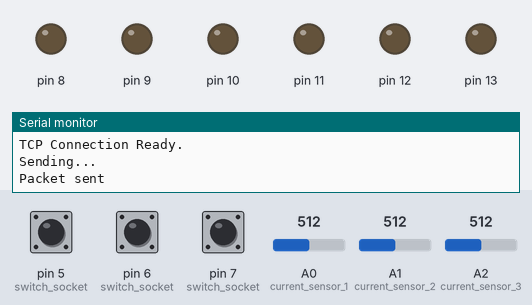
Recording of a sketch running on a simulated Arduino Uno, built with avr-gcc and run on an emulated ATmega328P. Parts: output pins drawn as LEDs (lit = HIGH), the last lines printed to the serial monitor. The test bench sets the inputs (shaded band); at power-on: pin 5 (switch_socket) LOW, pin 6 (switch_socket) LOW, pin 7 (switch_socket) LOW, A0 (current_sensor_1) = 512, A1 (current_sensor_2) = 512, A2 (current_sensor_3) = 512. The modem accepts every AT command (registered, SIM ready, sends succeed) and sends nothing else.

Above: at 1.2 s.
1.3 s: pin 5 (switch_socket) pulled HIGH for 3.2 s
At 5.4 s:
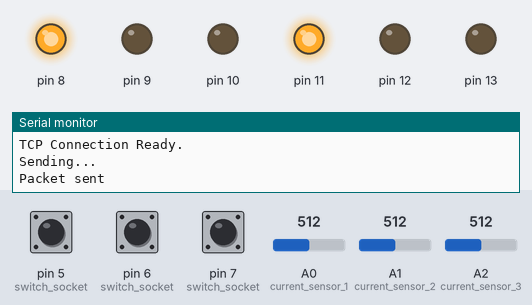
6.0 s: pin 6 (switch_socket) pulled HIGH for 3.2 s
At 10.3 s:
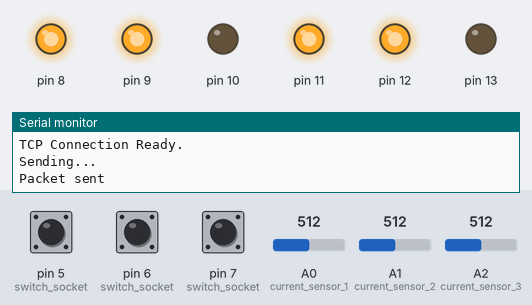
10.8 s: pin 7 (switch_socket) pulled HIGH for 3.2 s
At 15.1 s:
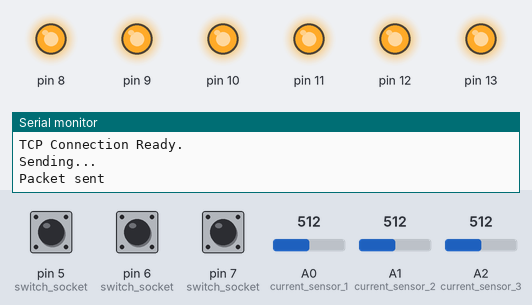
15.6 s: pin 5 (switch_socket) pulled HIGH for 3.2 s
At 19.9 s:
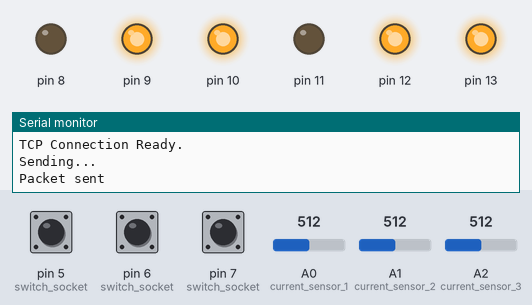
20.3 s: pin 6 (switch_socket) pulled HIGH for 3.2 s
At 24.8 s:
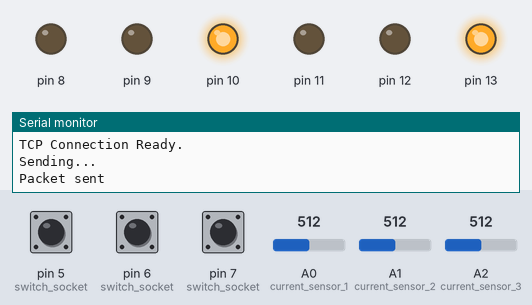
25.1 s: pin 5 (switch_socket) pulled HIGH for 3.2 s
At 29.5 s:
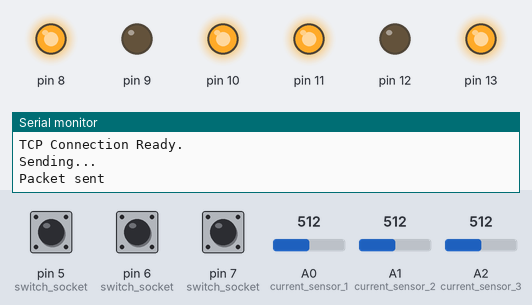
Timing chart, 0 to 30.8 s (numbered marks = the images above; inputs shaded):
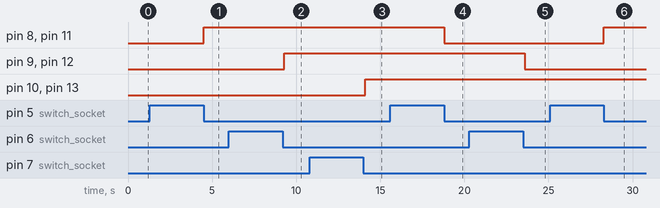

Measured:
- after the input at 1.3 s, pin 8, pin 11: LOW → HIGH after 3.2 s
- after the input at 6.0 s, pin 9, pin 12: LOW → HIGH after 3.3 s
- after the input at 10.8 s, pin 10, pin 13: LOW → HIGH after 3.3 s
- after the input at 15.6 s, pin 8, pin 11: HIGH → LOW after 3.2 s
- after the input at 20.3 s, pin 9, pin 12: HIGH → LOW after 3.3 s
- after the input at 25.1 s, pin 8, pin 11: LOW → HIGH after 3.2 s

The sketch:

power_socket_multithreaded.ino
```cpp
#include <Thread.h>
#include <ThreadController.h>
ThreadController controll = ThreadController();
  #include <SoftwareSerial.h>
SoftwareSerial esp(2,3);
String ssid ="DeVera_NONAT_Pabilonia";
String password="hindinamintoalam";

String data;
String server= "192.168.1.2";
String receive_state[3];
boolean state[]={LOW,LOW,LOW};
Thread* thread1 = new Thread();
Thread* thread2 = new Thread();
Thread* thread3 = new Thread();


void reset_wifi()
{
  esp.println("AT+RST");
  delay(1000);
  if(esp.find("OK") )
  Serial.println("Module Reset");
}
void connectWifi()
{
esp.println("AT+CWMODE=1");
esp.println("AT+CWJAP=""" +ssid+""",""" + password + "\"");
delay(4000);
  if(esp.find("OK"))
  {
    Serial.println("Connected!");
  }
  else
  {
  Serial.println("Cannot connect to wifi");
  }
}

void httppost (String uri, String data)
{
esp.println("AT+CIPSTART=\"TCP\",\"" + server + "\",80");//start a TCP connection.
if( esp.find("OK")) {
Serial.println("TCP connection ready");
} delay(10);
String postRequest =
"POST " + uri + " HTTP/1.0\r\n" +
"Host: " + server + "\r\n" +
"Accept: *" + "/" + "*\r\n" +
"Content-Length: " + data.length() + "\r\n" +
"Content-Type: application/x-www-form-urlencoded\r\n" +
"\r\n" + data;
String sendCmd = "AT+CIPSEND=";//determine the number of caracters to be sent.
esp.print(sendCmd);
esp.println(postRequest.length() );
delay(10);
if(esp.find(">"))
{ Serial.println("Sending.."); esp.print(postRequest);
if( esp.find("SEND OK"))
{ Serial.println("Packet sent");
// close the connection
esp.println("AT+CIPCLOSE");
}
}}
void receive_data() // for on off using app
{
    esp.println("AT+CIPSTART=\"TCP\",\"" + server + "\",80");
    delay(10);
    if (esp.find("OK"))
      {
        Serial.println("TCP Connection Ready.");
      }      String location ="/smartsocket/IOT/getdata.php";
             String postRequest = "GET " + location + " HTTP/1.0\r\nHost: "+server+"\r\n\r\n";
             esp.print("AT+CIPSEND=");
             esp.println(postRequest.length());
             delay(10);
             if (esp.find(">"))
                {
                   Serial.println("Sending...");
                   esp.println(postRequest);
                   esp.println();
                  if (esp.find("SEND OK"))
                  {
                    Serial.println("Packet sent");
                    Serial.println();
                    while (esp.available()) {
                    String tmpResp = esp.readString().substring(230,270);
                     receive_state[0]=tmpResp.substring(9,10);
                     receive_state[1]=tmpResp.substring(22,23);
                     receive_state[2]=tmpResp.substring(35,36);
                    }// close the connection
                    esp.println("AT+CIPCLOSE");
                 }
                  else
                  {
                    Serial.println("Connection failed");
                  }
            }
}

void switch_socket() // manual on off
{

   if(digitalRead(5)==1) // query new state to databae
 {
    while(digitalRead(5)==1)
    {

    }
    state[0] =!state[0];
  //  delay(100);
    digitalWrite(8,state[0]);
    digitalWrite(11,state[0]);
    if(state[0]==HIGH)
    {
      httppost("/smartsocket/IOT/update_plug1.php","socket_state=1&socket_id=1");
      delay(10);
       receive_data();
             delay(10);
    }
    else
    {
          httppost("/smartsocket/IOT/update_plug1.php","socket_state=0&socket_id=1");
                delay(10);
                 receive_data();
             delay(10);
    }
 }
   if(digitalRead(6)==1) // query new state to databae
 {
    while(digitalRead(6)==1)
    {

    }
    state[1] =!state[1];
    delay(100);
    digitalWrite(9,state[1]);
    digitalWrite(12,state[1]);
       if(state[1]==HIGH)
    {
      httppost("/smartsocket/IOT/update_plug1.php","socket_state=1&socket_id=2");
            delay(10);
             receive_data();
             delay(10);
    }
    else
    {
          httppost("/smartsocket/IOT/update_plug1.php","socket_state=0&socket_id=2");
                delay(10);
                 receive_data();
             delay(10);
    }
 }
   if(digitalRead(7)==1) // query new state to databae
 {
    while(digitalRead(7)==1)
    {

    }
    state[2] =!state[2];
    delay(100);
    digitalWrite(10,state[2]);
    digitalWrite(13,state[2]);
       if(state[2]==HIGH)
    {
      httppost("/smartsocket/IOT/update_plug1.php","socket_state=1&socket_id=3");
            delay(10);
            receive_data();
             delay(10);
    }
    else
    {
          httppost("/smartsocket/IOT/update_plug1.php","socket_state=0&socket_id=3");
                delay(10);
                 receive_data();
             delay(10);
    }
 }
 if(receive_state[0].equals("1"))
 {
    digitalWrite(8,HIGH);
    digitalWrite(11,HIGH);
    state[0]=HIGH;
 }
  if(receive_state[0].equals("0"))
 {
   digitalWrite(8,LOW);
    digitalWrite(11,LOW);
      state[0]=LOW;
 }
 if(receive_state[1].equals("1"))
 {
  digitalWrite(9,HIGH);
    digitalWrite(12,HIGH);
      state[1]=HIGH;
 }
  if(receive_state[1].equals("0"))
 {
  digitalWrite(9,LOW);
    digitalWrite(12,LOW);
      state[1]=LOW;
 }
 if(receive_state[2].equals("1"))
 {
  digitalWrite(10,HIGH);
    digitalWrite(13,HIGH);
      state[2]=HIGH;
 }
  if(receive_state[2].equals("0"))
 {
    digitalWrite(10,LOW);
    digitalWrite(13,LOW);
      state[2]=LOW;
 }
}

void measure_power() // sending power readings to database
{
  float current=0;
  if(state[0]==HIGH) // uri = smartsocket/IOT/insert_plug1.php / A0
  {
      delay(10);
        current=((((analogRead(A0)/1023)*5000)-2500)/100);
        httppost("/smartsocket/IOT/insert_plug1.php","voltage=220&current="+(String)current);
     //  delay(100);
  }
   if(state[1]==HIGH)  //  uri = smartsocket/IOT/insert_plug2.php / A3
  {
      delay(10);
       current=((((analogRead(A1)/1023)*5000)-2500)/100);
       httppost("/smartsocket/IOT/insert_plug2.php","voltage=220&current="+(String)current);

  }
   if(state[2]==HIGH) //  uri = smartsocket/IOT/insert_plug3.php / A2
  {   delay(10);
       current=((((analogRead(A2)/1023)*5000)-2500)/100);
      httppost("/smartsocket/IOT/insert_plug3.php","voltage=220&current="+(String)current);
  }
}

void setup(){
for(int i=5; i<=13;i++) //8-10 LED 11-13 relay
  {
    if(i<=7) //5-7 switch
    {
      pinMode(i,INPUT);
    }
    if((i>=8) &&(i<=13)) //8-10 LED, 11-13 relay
    {
      pinMode(i,OUTPUT);
    }
  }
 pinMode(4,INPUT); // reset switch
 pinMode(A0,INPUT); //current sensor 1
 pinMode(A1,INPUT); // current sensor 2
 pinMode(A2,INPUT); // current sensor 3
 Serial.begin(9600);
 esp.begin(9600);
//  esp.println("AT+CIPMUX=1");
  thread1->onRun(receive_data);
  thread1->setInterval(100);
   thread2->onRun(switch_socket);
  thread2->setInterval(150);
   thread3->onRun(measure_power);
  thread3->setInterval(200);
  controll.add(thread1);
  controll.add(thread2);
    controll.add(thread3);
}

void loop(){
  controll.run();
  float h = 3.1415;
  h/=2;
}
```
